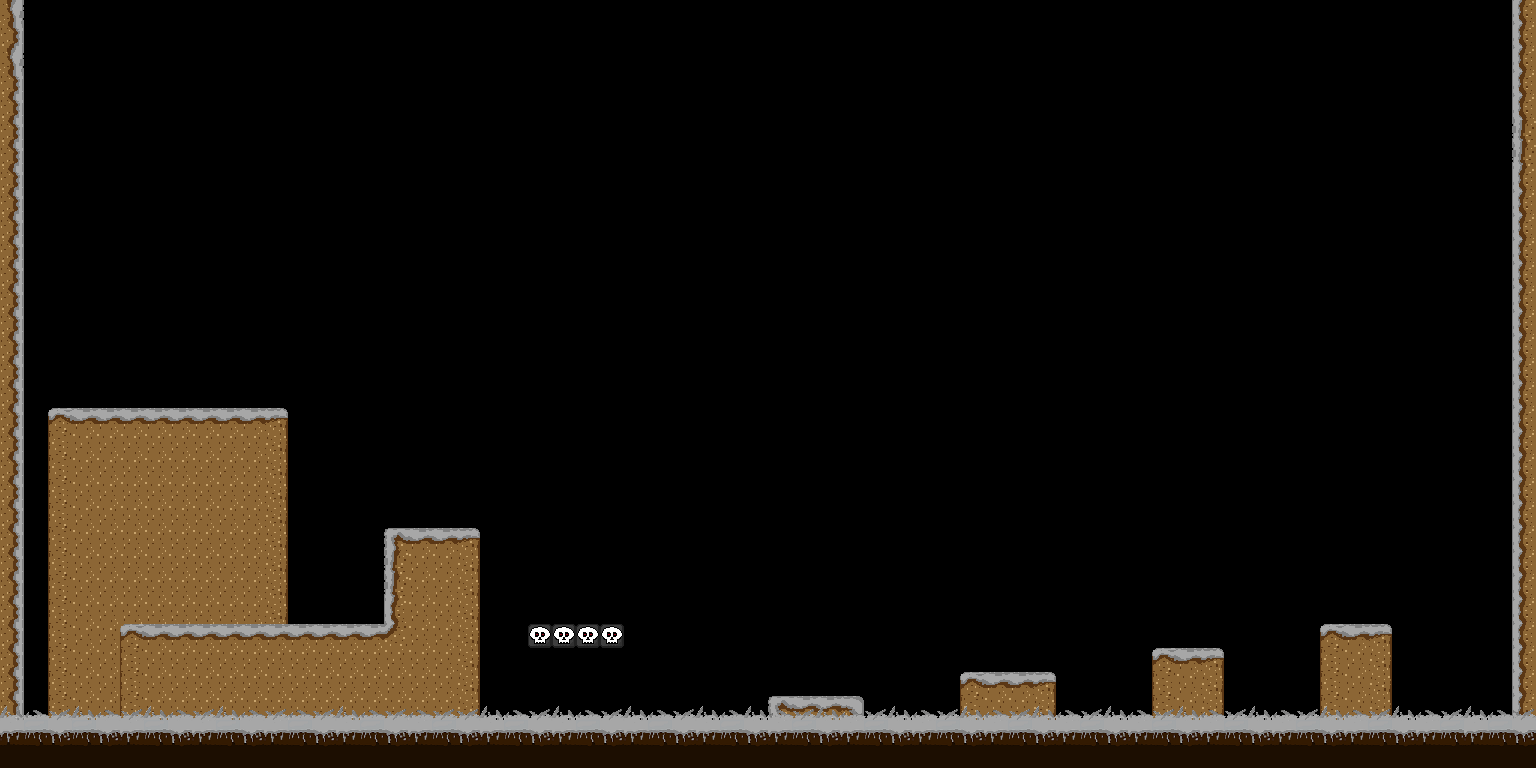

Below is a game level as drawn by its tile map, then a one-line description and the .tmx that defines it (tile-layer data replaced by summaries):
An orthogonal 64x32 tile map with 24x24 px tiles, 3 tile layers (Background, Solid, Foreground), 3 tilesets.

<map version="1.0" orientation="orthogonal" width="64" height="32" tilewidth="24" tileheight="24">
 <tileset firstgid="1" name="GreyGrass" tilewidth="24" tileheight="24">
  <image source="GreyGrass24.png" width="72" height="72" />
 </tileset>
 <tileset firstgid="10" name="SkullBox" tilewidth="24" tileheight="24">
  <image source="SkullBox24.png" width="24" height="24" />
 </tileset>
 <tileset firstgid="11" name="24PlatformGround" tilewidth="24" tileheight="24">
  <image source="24PlatformGround.png" width="120" height="96" />
 </tileset>
 <layer name="Background" width="64" height="32">
  <data>[2048 cells, 175 non-empty, 6 distinct tile ids]</data>
 </layer>
 <layer name="Solid" width="64" height="32">
  <data>[2048 cells, 235 non-empty, 17 distinct tile ids]</data>
 </layer>
 <layer name="Foreground" width="64" height="32">
  <data>[2048 cells, 64 non-empty, 3 distinct tile ids]</data>
 </layer>
</map>